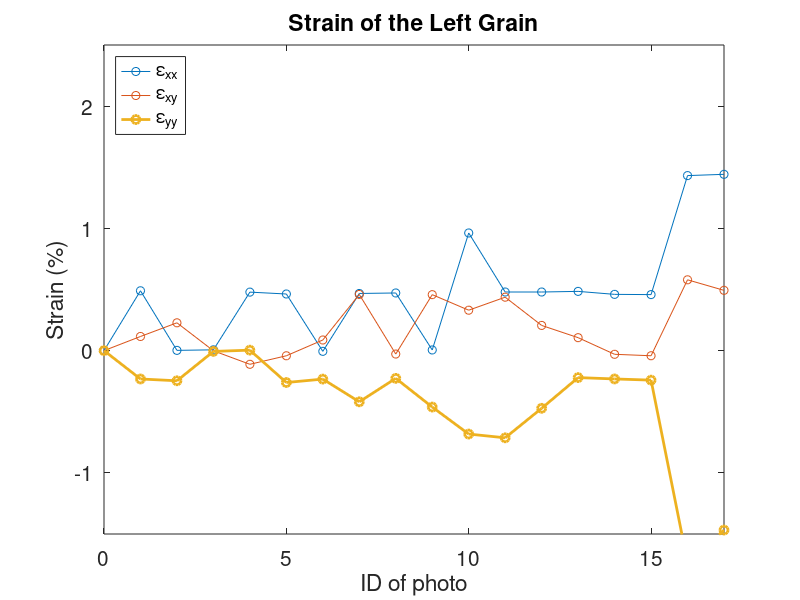

This chart was generated by the following MATLAB code:
clearvars;
n = 18;
center = [0.5 0.5;0.5 0.5]*1001;

% k-point in CFG file, x-y inverted
k_l = cell(18);         % k-points for the left grain
k_r = cell(18);         % k-points for the right grain

k_l{1} = [
    808.988 508.007;
    650     296.003];
k_r{1} = [
    791.018 404.999;
    570.058 256.006];

k_l{2} = [
    808.996 508.992;
    650.014 297.015];
k_r{2} = [
    792.004 404;
    571     258;];

k_l{3} = [
    809.033 509.008;
    650.069 296.007];
k_r{3} = [
    791.042 403.017;
    570.957 256.991;];

k_l{4} = [
    808.998 508.021;
    650.018 296.017;];
k_r{4} = [
    790.997 402.014;
    570.005 256.993;];

k_l{5} = [
    808.964 508.024;
    649.999 296.992;];
k_r{5} = [
    791.032 404.018;
    570.974 257.997;];

k_l{6} = [
    809.074 509.009;
    651.039 296.989;];
k_r{6} = [
    790.986 409.007;
    572.003 258.009;];

k_l{7} = [
    808.983 509.013;
    650.958 296.015;];
k_r{7} = [
    791     408.994;
    572.028 257.992;];

k_l{8} = [
    808.101 511.003;
    650.923 296.986;];
k_r{8} = [
    790.975 409.996;
    572.963 257.014;];

k_l{9} = [
    808.959 509.019;
    650.959 297.004;];
k_r{9} = [
    789.062 411.006;
    572.006 258.995;];

k_l{10} = [
    808.99 509.999;
    650.099 296.008];
k_r{10} = [
    791.004 410.008;
    572.97 257.99;];

k_l{11} = [
    808.937 511.003;
    650.935 298.002;];
k_r{11} = [
    790.972 410.991;
    572.984 258.01;];

k_l{12} = [
    809.044 510.999;
    650.981 297.013;];
k_r{12} = [
    790.981 410.004;
    573.944 257.017;];

k_l{13} = [
    809.013 509.997;
    650.942 297.018;];
k_r{13} = [
    791.008 412;
    573.993 258.992;];

k_l{14} = [
    808.954 509;
    650.094 297.007;];
k_r{14} = [
    790.998 410.993;
    573.058 258.995;];

k_l{15} = [
    808.984 509.006;
    650.969 296.981;];
k_r{15} = [
    790.987 410.003;
    573.047 259.007;];

k_l{16} = [
    809.011 509.011;
    651.051 296.979;];
k_r{16} = [
    790.042 413.009;
    574.035 258.01;];

k_l{17} = [
    810.084 514.003;
    652.929 299.006;];
k_r{17} = [
    790.02 414.993;
    573.989 259.991;];

k_l{18} = [
    809.974 513.004;
    652.041 299;];
k_r{18} = [
    790.06 413.006;
    572.994 259.013;];

exx_l = zeros(n,1);
exx_r = zeros(n,1);
eyy_l = zeros(n,1);
eyy_r = zeros(n,1);
exy_l = zeros(n,1);
exy_r = zeros(n,1);

for i=2:n
    F_l = (k_l{1}-center)*inv(k_l{i}-center);
    F_r = (k_r{1}-center)*inv(k_r{i}-center);
    
    E_l = 0.5*(F_l'*F_l-eye(2));
    E_r = 0.5*(F_r'*F_r-eye(2));
    
    exx_l(i) = E_l(2,2)*100;
    exx_r(i) = E_r(2,2)*100;
    
    eyy_l(i) = E_l(1,1)*100;
    eyy_r(i) = E_r(1,1)*100;
    
    exy_l(i) = E_l(1,2)*100;
    exy_r(i) = E_r(1,2)*100;
end
t = 0:(n-1);

% plot(t,exx_r,'o-',t,exy_r,'o-',t,eyy_r,'o-','LineWidth',2);
% title('Strain of the Right Grain');

plot(t,exx_l,'o-',t,exy_l,'o-',t,eyy_l,'o-','LineWidth',2);
title('Strain of the Left Grain');

legend('\epsilon_{xx}','\epsilon_{xy}','\epsilon_{yy}','Location','northwest');
set(gca,'FontSize',15);
xlabel('ID of photo');
ylabel('Strain (%)');
xlim([0,n-1]);
ylim([-1.5,2.5]);